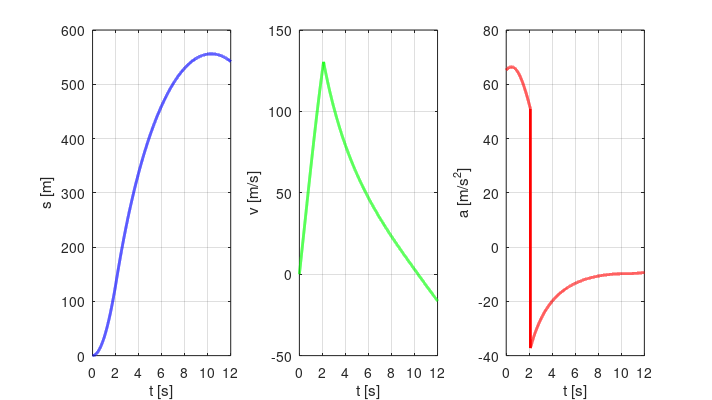

MATLAB code to generate this figure:
%Keine Ahnung, ob das für Windows funktioniert
%graphics_toolkit('gnuplot')


%Größte erreichte Flughöhe
s_max = -1;

%Parameter für die Berechnung
A = 0.0014486 %m^2
F_Schub = 9 %N
m = 0.120 %kg
rho = 1.2 %kg/m^3
g = 9.81 %s/m^2

%Die gemessenen C_w-Werte
%C_w = 0.201805961 %konisch
%C_w = 0.186535648 %ellipsoid
%C_w = 0.170981811 %ogiv
C_w = 0.189116315 %Haack
%C_w = 0.268958542 %experimentell


%Zeitvektor mit Schrittweite delta
delta = 0.001
t = 0:delta:15;

%Geschwindigkeitsvektor mit gleichvielen Elementen wie t
v = 0:1:(t(end)/delta);
s = 0:1:(t(end)/delta);
a = 0:1:(t(end)/delta);
%v = zeros(1,t(end)/delta);

%Korrekturfaktor, um das Vorzeichen vom Luftwiederatnd zu ändern
k = 1;

%Berechnung der Geschwindigkeit u.ä.
n = 1;
while(t(n) < t(end))
v(n+1) = delta * (F_Schub/m -g -A*C_w*rho*v(n)^2/(m*2)*k) + v(n);
a(n+1) = (v(n+1)-v(n)) /delta;
s(n+1) = v(n+1) *delta + s(n);

%Setze Schubkraft auf null
if(t(n+1) >= 2.1)
F_Schub = 0;
else
m = m - 0.018/(2.1/delta);
endif

%Anpassung des Luftwiderstandes
if(v(n+1) < 0)
k = -1;
endif

%Maximale Flughöhe
if(v(n+1) < 0 && v(n) > 0)
s_max = s(n)
endif

n++;
endwhile

m = m

%Mogelei, um den ersten Wert für a anzupassen.
a(1)=a(2);

%Plotten
h=figure
subplot(1,3,1)
plot(t,s,'b','LineWidth',2)
%title("t-s-Diagramm", 'left',)
xlabel("t [s]")
ylabel("s [m]")
xlim([0 12])
grid on

subplot(1,3,2)
plot(t,v,'g','LineWidth',2)
%title("t-v-Diagramm", 'left')
xlabel("t [s]")
ylabel("v [m/s]")
xlim([0 12])
grid on

subplot(1,3,3)
plot(t,a,'r','LineWidth',2)
%title("t-a-Diagramm", 'left')
xlabel("t [s]")
ylabel("a [m/s^2]")
xlim([0 12])
grid on

set(h,'PaperUnits','inches')
set(h,'PaperOrientation','portrait');
set(h,'PaperSize',[10/2.5,17.8/2.5])
set(h,'PaperPosition',[0,0,17.8/2.5,10/2.5])
%print -dpng -r300 plot.png
print(h,'-dpng','-r500','plot.png')
